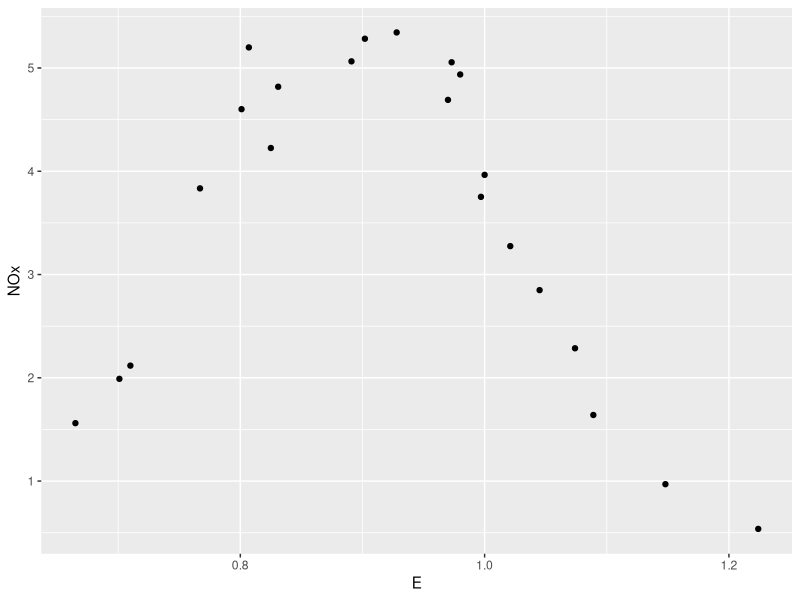
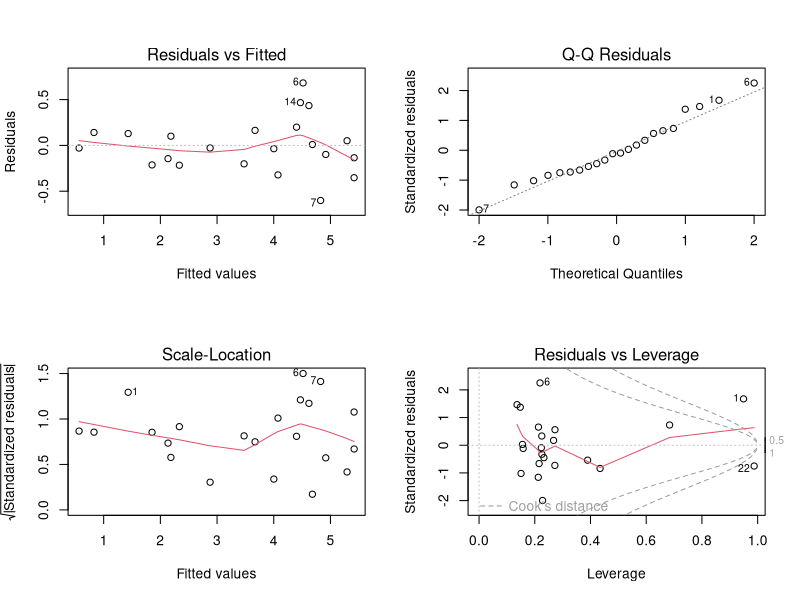
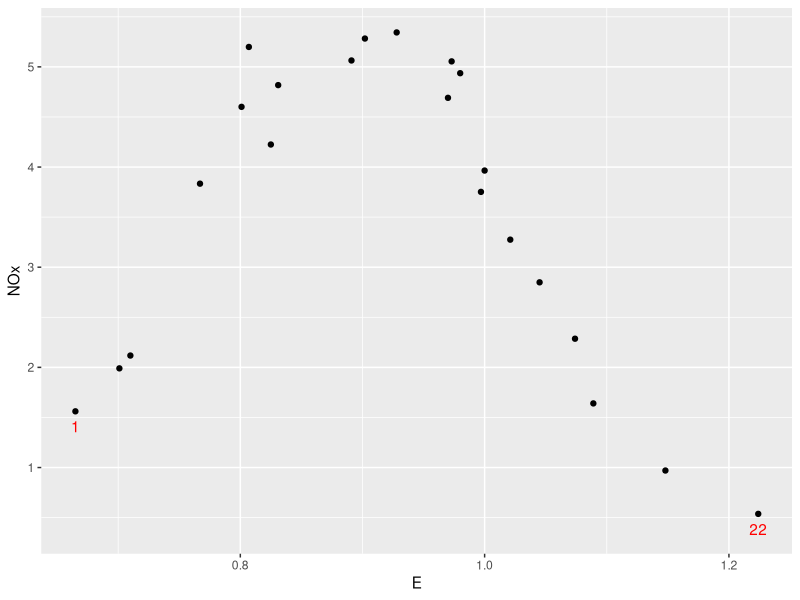
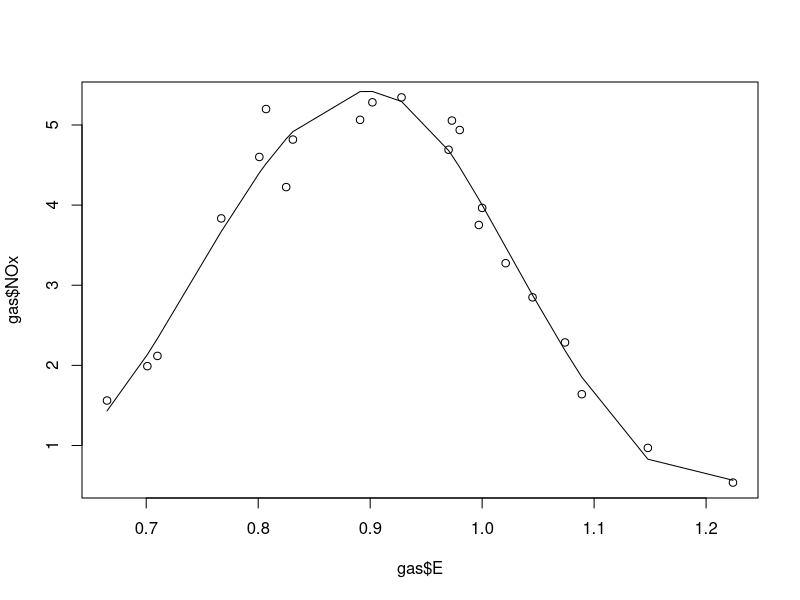
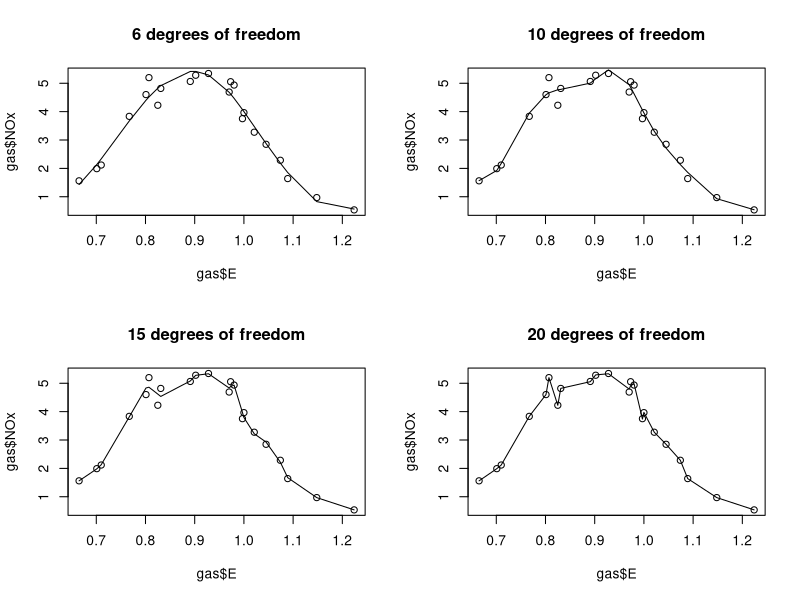
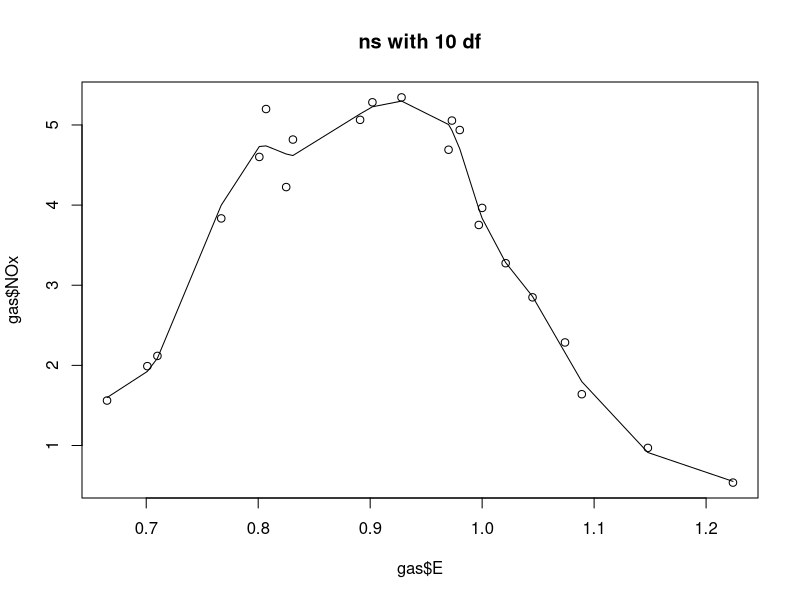

Reproduce these figures in R, in order.
### Gas Emissions Flexible Regression ###

#Emission of oxides of nitrogen, NOx, in 22 cars were studied as a function of the equivalence
#ratio, E, a measure of engine performance. It was of interest to investigate the relationship
#between the pollution emissions and the engine performance

#### Set up ####
setwd("~/Desktop/y4/Flexible Regression/Lab 1")
gas <- read.table('Gas.txt', header = TRUE)
View(gas)

library(ggplot2)
library(splines)


#### Exploratory analysis ####
# Produce a scatterplot of NOx (response) against engine performance
ggplot(data = gas, mapping = aes(x = E, y = NOx)) +
  geom_point()
# The relationship is clearly not linear. Could be quadratic but looks like there are two 
# peaks on the curve that could be significant

#### Intercept-only model ####
mod1 <- lm(data = gas, NOx ~ 1)
summary(mod1)


#### Simple linear model ####
mod2 <- lm(data = gas, NOx ~ E)
summary(mod2)


#### Non-parametric model ####
mod3 <- lm(data = gas, NOx ~ bs(E, df = 6))
summary(mod3)

#### Model comparison ####
# compare mod1 (intercept-only) with mod3 (non-parametric model), mod1 nested in mod3
anova(mod1, mod2)
anova(mod2, mod3)
# F for model1 vs model3 is significant => reject h0 => there exists a relationship 
# F for model 2 vs model3 is significant => reject h0 => the relationship is not linear

AIC(mod1) ; AIC(mod2) ; AIC(mod3)
# mod3 has lowest AIC => most favourable out of the three models

#### Diagnostic checks ####
par(mfrow = c(2,2))
plot(mod3)
# the residual vs fitted plot seems reasonably well behaved, though some evidence of 
# non-linearity. Q-Q plot appears to pass
# scale-location shows that residuals are decently homoscedastic.
# leverage plot shows thatt observations 1 and 22 are influential

#### Plot influential observations ####
ggplot(data = gas, mapping = aes(x = E, y = NOx)) +
  geom_point() +
  geom_text(data=gas[22,],aes(x = E, y = NOx, label = "22"), colour = 'red', nudge_y = -0.15) +
  geom_text(data=gas[1,],aes(x = E, y = NOx, label = "1"), colour = 'red', nudge_y = -0.15) 
# turns out it was just the observations at the extremities of the dataset, i think i will
# just ignore this, they are fine to include in the regression model


#### Plot data with fitted model ####
par(mfrow = c(1,1))
plot(gas$E, gas$NOx)

# Plot fitted line
lines(gas$E, predict(mod3))
# looks pretty good

# try different levels of smoothing
par(mfrow = c(2,2))
plot(gas$E, gas$NOx, main = "6 degrees of freedom")
lines(gas$E, predict(lm(data = gas, NOx ~ bs(E, df = 6))))
plot(gas$E, gas$NOx, main = "10 degrees of freedom")
lines(gas$E, predict(lm(data = gas, NOx ~ bs(E, df = 10))))
plot(gas$E, gas$NOx, main = "15 degrees of freedom")
lines(gas$E, predict(lm(data = gas, NOx ~ bs(E, df = 15))))
plot(gas$E, gas$NOx, main = "20 degrees of freedom")
lines(gas$E, predict(lm(data = gas, NOx ~ bs(E, df = 20))))
par(mfrow = c(1,1))
# 15 df looks better at accounting for the two peaks

AIC(mod3) ; AIC(lm(data = gas, NOx ~ bs(E, df = 15)))
# it has lower aic than the original model with 6df 


#### Fit model with cubic splines ####
# Try a model with natural cubic splines instead of B-splines. Natural cubic splines 
# are linear beyond the boundary knots
mod4 <- lm(data = gas, NOx ~ ns(E, df = 10))
plot(gas$E, gas$NOx, main = "ns with 10 df")
lines(gas$E, predict(mod4))
AIC(lm(data = gas, NOx ~ bs(E, df = 15))) ; AIC(mod4)
# the natural cubic spline with 10df has a lower AIC  than the 15df b-spline model